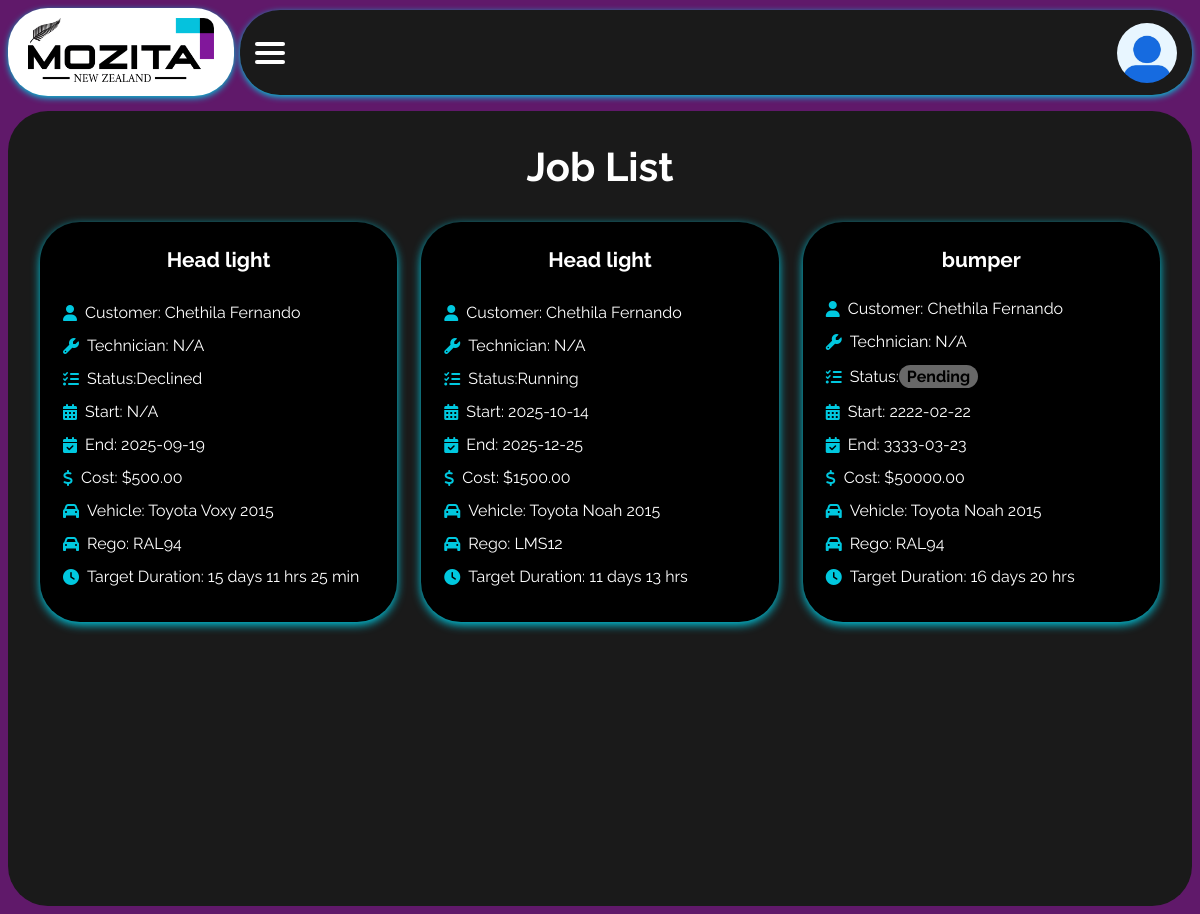
Page /jobs (signed in) on the committed database.
### app/models.py (models this page shows, shortened)
class Job(db.Model):
    __tablename__ = 'job'
    id = db.Column(db.Integer, primary_key=True)
    job_description = db.Column(db.String(255), nullable=False)
    status = db.Column(db.String(50), default='Pending')
    accepted = db.Column(db.Boolean, default=False)
    technician_id = db.Column(db.Integer, db.ForeignKey('technicians.id'),
                              nullable=True)
    technician = db.relationship('Technician', back_populates='jobs')
    customer_id = db.Column(db.Integer, db.ForeignKey('customer.id'))
    customer = db.relationship('Customer', back_populates='jobs')
    start_time = db.Column(db.DateTime)
    end_time = db.Column(db.DateTime)
    target_duration = db.Column(db.Integer, default=0)  # minutes
    total_work_duration = db.Column(db.Integer, default=0)  # minutes
    vehicle_registration = db.Column(db.String(50))
    vehicle_make = db.Column(db.String(50))
    vehicle_model = db.Column(db.String(50))
    vehicle_year = db.Column(db.Integer)
    vehicle_color = db.Column(db.String(50))
    total_cost = db.Column(db.Float, default=0.0)
    notes = db.Column(db.Text)
    date_created = db.Column(db.DateTime, default=datetime.utcnow)
    pause_logs = db.relationship('PauseLog', backref='job', lazy=True)
    status_message = db.Column(db.String(255))      # For admin notifications

class Customer(db.Model):
    __tablename__ = 'customer'
    id = db.Column(db.Integer, primary_key=True)
    full_name = db.Column(db.String(150), nullable=False)
    phone = db.Column(db.String(50))
    email = db.Column(db.String(150))
    jobs = db.relationship('Job', back_populates='customer')

### app/routes.py (the view)
@main.route('/jobs')
@login_required
def jobs():
    if current_user.role == 'reception':
        flash("Access denied. Reception users can only access dashboard.",
              "error")
        return redirect(url_for('main.shift_dashboard'))
    jobs = Job.query.all()
    return render_template('jobs.html', jobs=jobs)

### app/models.py (called while the page is built)
@login_manager.user_loader
def load_user(user_id):
    return User.query.get(int(user_id))

### app/templates/jobs.html (shortened to what this page needs)
{% extends "layout.html" %}
{% block extra_css %}
<link rel="stylesheet" href="https://cdnjs.cloudflare.com/ajax/libs/font-awesome/6.4.0/css/all.min.css">
<link rel="stylesheet" href="{{ url_for('static', filename='css/jobs.css') }}">
{% endblock %}
{% block content %}
<h2>Job List</h2>
<div class="job-grid">
  {% for job in jobs %}
  <div class="job-card" tabindex="0" aria-label="Job {{ job.job_description }} for {{ job.customer.full_name if job.customer else 'N/A' }}">
    <div class="job-description">{{ job.job_description }}</div>
    <div class="job-details">
      <p><i class="fas fa-user"></i> Customer: {{ job.customer.full_name if job.customer else 'N/A' }}</p>
      <p><i class="fas fa-wrench"></i> Technician: {{ job.assigned_technician.full_name if job.assigned_technician else 'N/A' }}</p>
      <p>
        <i class="fas fa-tasks"></i> Status:
        <span class="status {{ job.status|lower|replace(' ', '-') }}">{{ job.status }}</span>
      </p>
      <p><i class="fas fa-calendar-alt"></i> Start: {{ job.start_time.strftime('%Y-%m-%d') if job.start_time else 'N/A' }}</p>
      <p><i class="fas fa-calendar-check"></i> End: {{ job.end_time.strftime('%Y-%m-%d') if job.end_time else 'N/A' }}</p>
      <p><i class="fas fa-dollar-sign"></i> Cost: ${{ '%.2f'|format(job.total_cost or 0) }}</p>
      <p><i class="fas fa-car"></i> Vehicle: {{ job.vehicle_make or '' }} {{ job.vehicle_model or '' }} {{ job.vehicle_year or '' }}</p>
      <p><i class="fas fa-car"></i> Rego: {{ job.vehicle_registration or 'N/A' }}</p>
      <p><i class="fas fa-clock"></i> Target Duration:
        {% if job.target_duration %}
          {% set mins = job.target_duration %}
          {% set days = mins // (24*60) %}
          {% set hours = (mins % (24*60)) // 60 %}
          {% set minutes = mins % 60 %}
          {% if days > 0 %}{{ days }} day{% if days != 1 %}s{% endif %} {% endif %}
          {% if hours > 0 %}{{ hours }} hr{% if hours != 1 %}s{% endif %} {% endif %}
          {% if minutes > 0 %}{{ minutes }} min{% endif %}
        {% else %}
          N/A
        {% endif %}
      </p>
    </div>
  </div>
  {% endfor %}
</div>
{% endblock %}

### app/static/css/main.css (style rules this page uses)
body { font-family: 'Raleway', sans-serif; background-color: #60196a; color: white; margin: 0; padding: 0; }

### app/static/css/jobs.css (style rules this page uses)
h2 { text-align: center; margin-top: 0; margin-bottom: 0; padding: 2rem; font-size: 2.5rem; color: #fff; }
.job-grid { display: grid; grid-template-columns: repeat(auto-fill, minmax(300px, 1fr)); gap: 1.5rem; padding: 0 2rem; }
.job-card { background-color: #000000; border-radius: 40px; padding: 25px 20px; box-shadow: 0 3px 10px #00C8DF; color: #fff; display: flex; flex-direction: column; justify-content: space-between; transition: all 0.3s ease; }
.job-description { font-size: 1.3rem; font-weight: bold; text-align: center; margin-bottom: 1rem; color: #fff; }
.job-details p { margin: 8px 0; font-size: 1rem; display: flex; align-items: center; padding: 3px; }
.job-details i { margin-right: 8px; color: #00C8DF; }
.status.pending { background: #686868; color: #000; padding: 2px 8px; border-radius: 12px; font-weight: bold; }

### rows in the picture
Job: job_description "Head light", customer "Chethila Fernando", assigned_technician "N/A", status "Declined", start_time "N/A", end_time "2025-09-19", total_cost "500.00", vehicle_make "Toyota", vehicle_model "Voxy", vehicle_year "2015", vehicle_registration "RAL94", days "15", hours "11", minutes "25"
Job: job_description "Head light", customer "Chethila Fernando", assigned_technician "N/A", status "Running", start_time "2025-10-14", end_time "2025-12-25", total_cost "1500.00", vehicle_make "Toyota", vehicle_model "Noah", vehicle_year "2015", vehicle_registration "LMS12", days "11", hours "13"
Job: job_description "bumper", customer "Chethila Fernando", assigned_technician "N/A", status "Pending", start_time "2222-02-22", end_time "3333-03-23", total_cost "50000.00", vehicle_make "Toyota", vehicle_model "Noah", vehicle_year "2015", vehicle_registration "RAL94", days "16", hours "20"
